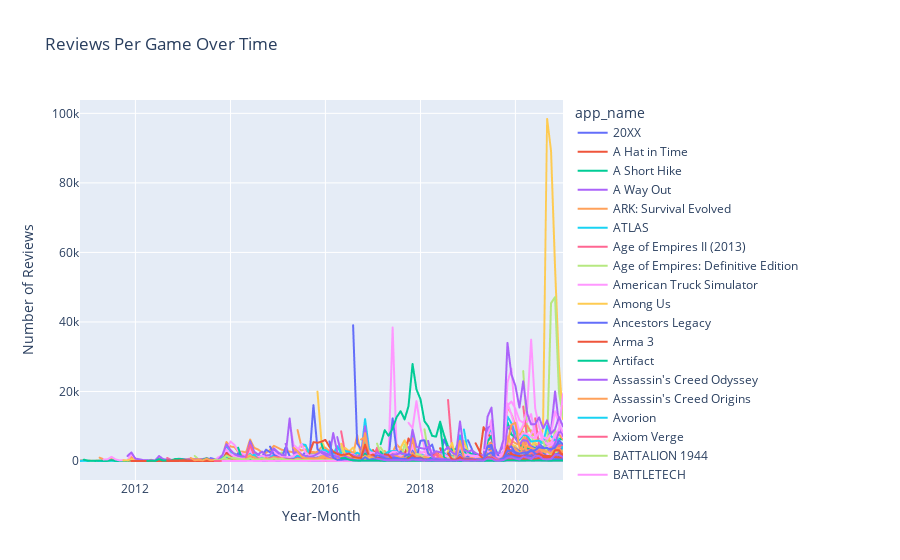

Source (notebook cell):
### Code cell
import pandas as pd
import plotly.express as px

# Convert 'timestamp_created' to datetime
df_clean['timestamp_created'] = pd.to_datetime(df_clean['timestamp_created'], unit='s')

# Extract year and month for grouping
df_clean['year_month'] = df_clean['timestamp_created'].dt.to_period('M').astype(str)  # Convert Period to string

# Group by app_name and year_month to get reviews per game over time
reviews_per_game = df_clean.groupby(['app_name', 'year_month']).size().reset_index(name='review_count')

# Plot reviews over the year with Plotly (interactive)
fig = px.line(reviews_per_game, x='year_month', y='review_count', color='app_name',
              title='Reviews Per Game Over Time',
              labels={'year_month': 'Year-Month', 'review_count': 'Number of Reviews'})
fig.update_layout(xaxis_title='Year-Month', yaxis_title='Number of Reviews', hovermode="x unified")
fig.show()
